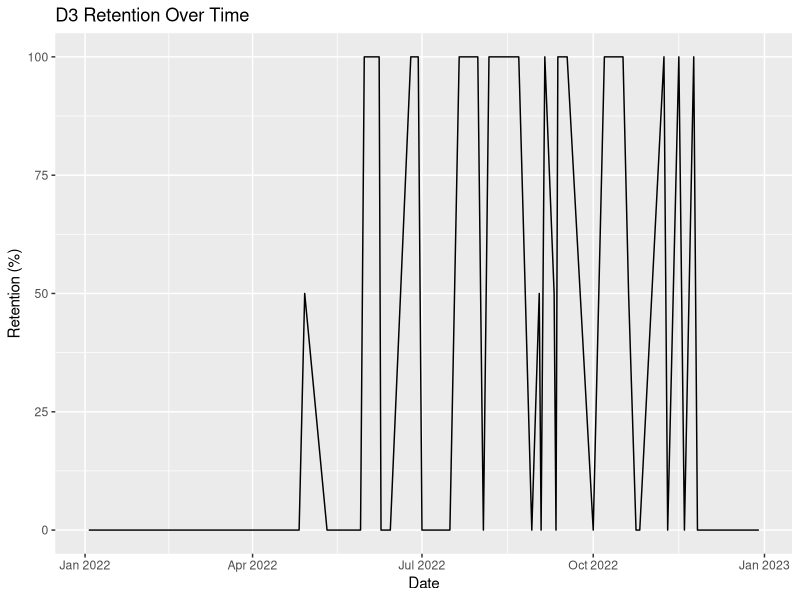

Write R code to recreate this figure.
## ---- chunk 1
library(readr)
library(ggplot2)
## ---- chunk 2
d3 <- read_csv("D3.csv")
## ---- chunk 3
d3$creat_date <- as.Date(d3$creat_date)
## ---- chunk 4
ggplot(d3, aes(x = creat_date, y = D3_Retention_percent)) +
  geom_line() +
  labs(
    title = "D3 Retention Over Time",
    x = "Date",
    y = "Retention (%)"
  )
